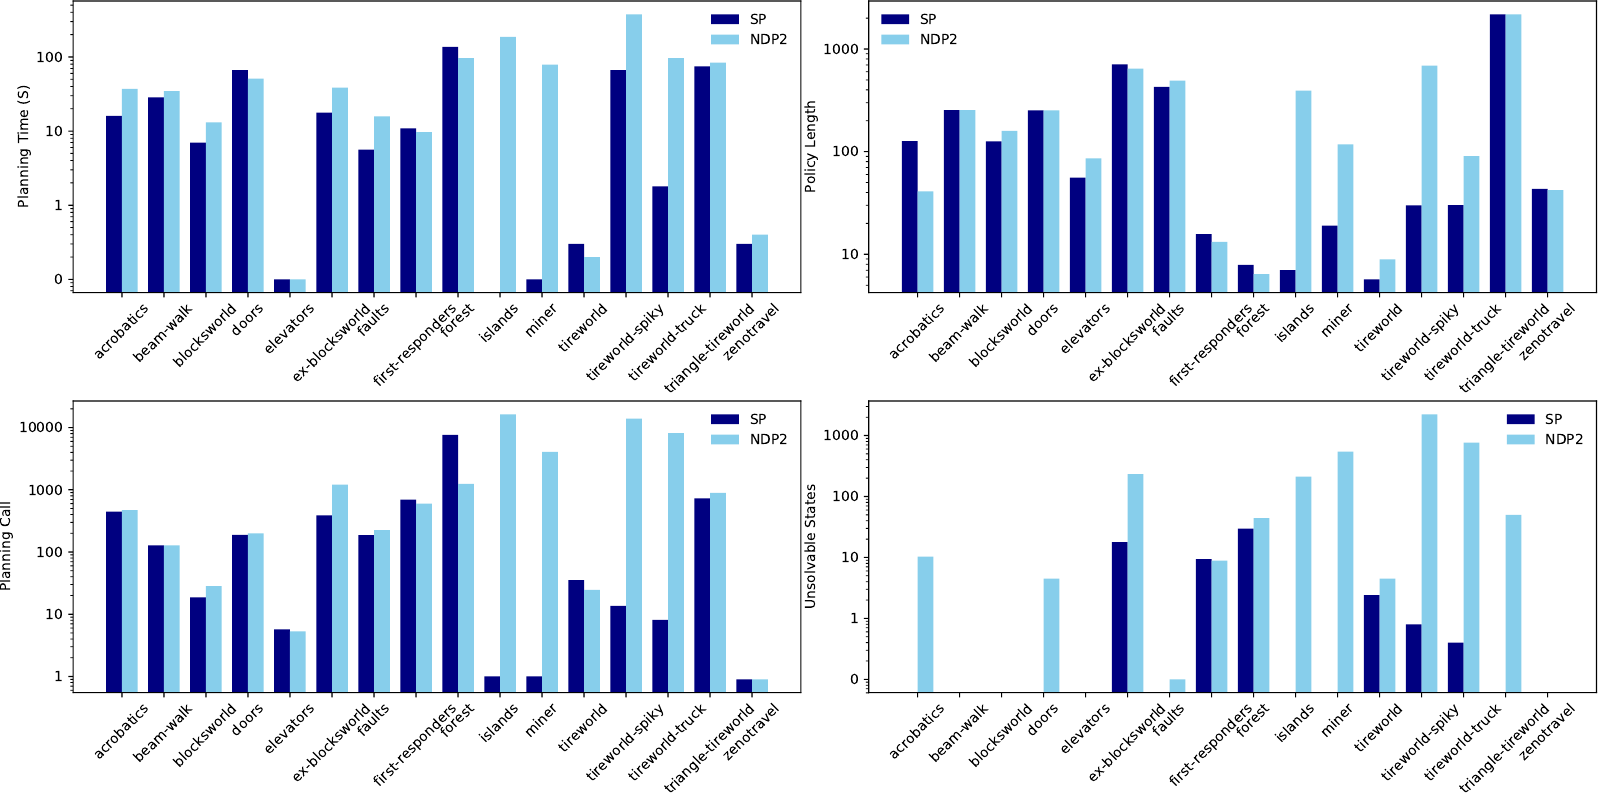

This chart was generated by the following Python code:
#!/usr/bin/python
## libraries to install
# sudo apt-get install -y python3-pip
# pip3 install pandas

import sys, os
from collections import OrderedDict

if len(sys.argv) > 1 and \
    ( sys.argv[1] == '-h' or sys.argv[1] == '--help'):
    print("usage: python3 table.py [-o] [-h]")
    print("optional arguments:")
    print("  -h, --help            show this help message and exit")
    print("  -o, --output          write the output into csv files in 'output' directory")
    exit(1)

import pandas as pd
import numpy as np
import matplotlib.pyplot as plt
import matplotlib.ticker as ticker

COLOR = { 0 : 'navy',
          1 : 'skyblue',
          2 : 'darkcyan',
          3 : 'black' }

# store the average results for every domain and every planner
avg_results = OrderedDict()

# load a list of domains (directories)
domains = sorted([d for d in os.listdir(r'.') if os.path.isdir(d) and not d == 'output'])

# read the result of planners in every domain
for domain in domains:
    print(domain)

    for planner in os.listdir(domain):

        # skip PRP and SAT
        if not planner in ['SP.csv', 'NDP2.csv']: continue

        # load the csv file and convert nan to '0'
        df = pd.read_csv(domain+'/'+planner,header=0).fillna(0)

        # refine the name of the file (planner)
        planner = os.path.splitext(os.path.basename(planner))[0].replace('_','+').upper()
        # print(planner)

        # set default value as dict
        if planner not in avg_results:
            avg_results[planner] = OrderedDict()

        # number of problems that either solved or proved unsolvable within 30 minutes
        div = len([x for x in df.problem.tolist() if isinstance(x, str) and x != '0'])

        # compute the average of the following columns
        avg_results[planner][domain] = { \
            'planning_time (s)' : sum(df.planning_time.tolist()) / div if div > 0 else 0, \
            'policy_length' : sum(df.policy_length.tolist()) / div if div > 0 else 0, \
            # 'solvable' : sum(df.solvable.tolist()), \
            'singlesoutcome_planning_call' : sum(df.singlesoutcome_planning_call.tolist()) / div if div > 0 else 0, \
            # 'alloutcome_planning_call' : sum(df.alloutcome_planning_call.tolist()) / div, \
            'unsolvable_states' : sum(df.unsolvable_states.tolist()) / div if div > 0 else 0}


# Create DataFrame
# df = pd.DataFrame(avg_results)

# # round the values into int
# for planner in df.columns.tolist():
#     df[planner] = np.round(df[planner]).astype('Int64')

# # add the results for the current domain
# avg_results[domain] = df

# print(avg_results)

# find metrics 
metrics = []
for planner, results in avg_results.items():
    for domain, result in results.items():
        metrics = list(sorted(result.keys()))
        break
    break

# create DataFrames for metrics for every planner
df_results = OrderedDict()
for metric in metrics:
    data = OrderedDict()
    for planner, results in avg_results.items():
        data['domain'] = list(results.keys())
        data[planner] = [result[metric] for domain, result in results.items()]

    # create DataFrame
    df = pd.DataFrame(data).round(1)
    df_results[metric] = df


# create plots

# size of the plot
(ROWS, COLS) = (2, 2)

fig, axs = plt.subplots(ncols=COLS, nrows=ROWS, figsize=(16,8))
# fig.tight_layout(pad=3.0)
# plt.subplots_adjust(hspace=0.1)

for d, (metric, df) in enumerate(df_results.items()):
    i = int(d/(ROWS))
    j = d%(ROWS)

    print(metric.upper(), (i, j))
    print(df)

    dim = len(df)
    w = 6
    dimw = w / dim
    x = np.arange(len(df))

    for k, planner in enumerate(df.columns[1:]):
        axs[i,j].bar(x=x + k * dimw, height=df[planner], width=dimw, label=(r'%s'%planner), color=COLOR[k%(len(COLOR))])

    axs[i,j].legend(loc='best', frameon=False, fontsize=10)
    print(metric.split('_')[-2:])
    axs[i,j].set_ylabel(' '.join(metric.split('_')[-2:]).title())

    axs[i,j].set_xticks(x + dimw / 2)
    axs[i,j].set_xticklabels(df['domain'], rotation=45)

    axs[i,j].set_yticks(df[planner].values.tolist())
    axs[i,j].set_yticklabels(df[planner])

    axs[i,j].set_yscale('log')
    axs[i,j].yaxis.set_major_formatter(ticker.ScalarFormatter())

fig.tight_layout(pad=0.0)
fig.savefig('average.pdf', bbox_inches='tight')

# plt.show()

# data = defaultdict(dict)

# # create output directory to store results
# if not os.path.exists('output'):
#     os.makedirs('output')

# # print the output and store them into csv files
# for domain, result in avg_results.items():
#     print(domain.upper())
#     print(result, len(result))
#     if len(sys.argv) > 1 and sys.argv[1] == '-o':
#         with open('output/%s.csv'%domain, 'w') as file_object:
#             # skip header
#             file_object.write(result.to_csv(index=False))
#     print('----------------------------------------')

# crop the output pdf file
os.system('pdfcrop average.pdf average.pdf')

